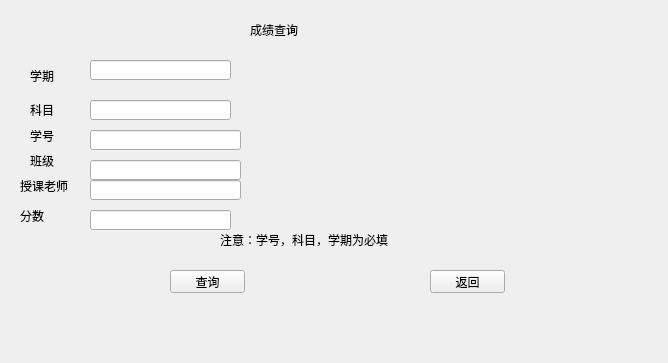
<?xml version="1.0" encoding="UTF-8"?>
<ui version="4.0">
 <class>findscore</class>
 <widget class="QWidget" name="findscore">
  <property name="geometry">
   <rect>
    <x>0</x>
    <y>0</y>
    <width>668</width>
    <height>363</height>
   </rect>
  </property>
  <property name="windowTitle">
   <string>Form</string>
  </property>
  <property name="styleSheet">
   <string notr="true">font: 20pt &quot;Arial&quot;;</string>
  </property>
  <widget class="QLabel" name="label">
   <property name="geometry">
    <rect>
     <x>250</x>
     <y>20</y>
     <width>101</width>
     <height>20</height>
    </rect>
   </property>
   <property name="styleSheet">
    <string notr="true">font: 14pt &quot;Arial&quot;;</string>
   </property>
   <property name="text">
    <string>成绩查询</string>
   </property>
  </widget>
  <widget class="QLabel" name="label_2">
   <property name="geometry">
    <rect>
     <x>30</x>
     <y>120</y>
     <width>61</width>
     <height>31</height>
    </rect>
   </property>
   <property name="styleSheet">
    <string notr="true">font: 9pt &quot;Arial&quot;;</string>
   </property>
   <property name="text">
    <string>学号</string>
   </property>
  </widget>
  <widget class="QLineEdit" name="lineEdit_findscore_id">
   <property name="geometry">
    <rect>
     <x>90</x>
     <y>130</y>
     <width>151</width>
     <height>20</height>
    </rect>
   </property>
   <property name="styleSheet">
    <string notr="true">font: 75 12pt &quot;Aharoni&quot;;</string>
   </property>
  </widget>
  <widget class="QLabel" name="label_3">
   <property name="geometry">
    <rect>
     <x>30</x>
     <y>150</y>
     <width>54</width>
     <height>21</height>
    </rect>
   </property>
   <property name="styleSheet">
    <string notr="true">font: 9pt &quot;Arial&quot;;</string>
   </property>
   <property name="text">
    <string>班级</string>
   </property>
  </widget>
  <widget class="QLineEdit" name="lineEdit_findscore_class">
   <property name="geometry">
    <rect>
     <x>90</x>
     <y>160</y>
     <width>151</width>
     <height>20</height>
    </rect>
   </property>
   <property name="styleSheet">
    <string notr="true">font: 9pt &quot;Arial&quot;;</string>
   </property>
  </widget>
  <widget class="QLabel" name="label_5">
   <property name="geometry">
    <rect>
     <x>30</x>
     <y>100</y>
     <width>54</width>
     <height>20</height>
    </rect>
   </property>
   <property name="styleSheet">
    <string notr="true">font: 9pt &quot;Arial&quot;;</string>
   </property>
   <property name="text">
    <string>科目</string>
   </property>
  </widget>
  <widget class="QLabel" name="label_6">
   <property name="geometry">
    <rect>
     <x>30</x>
     <y>60</y>
     <width>54</width>
     <height>31</height>
    </rect>
   </property>
   <property name="styleSheet">
    <string notr="true">font: 9pt &quot;Arial&quot;;</string>
   </property>
   <property name="text">
    <string>学期</string>
   </property>
  </widget>
  <widget class="QLabel" name="label_7">
   <property name="geometry">
    <rect>
     <x>20</x>
     <y>200</y>
     <width>61</width>
     <height>31</height>
    </rect>
   </property>
   <property name="styleSheet">
    <string notr="true">font: 9pt &quot;Arial&quot;;</string>
   </property>
   <property name="text">
    <string>分数</string>
   </property>
  </widget>
  <widget class="QLineEdit" name="lineEdit_findscore_teacher">
   <property name="geometry">
    <rect>
     <x>90</x>
     <y>180</y>
     <width>151</width>
     <height>20</height>
    </rect>
   </property>
   <property name="styleSheet">
    <string notr="true">font: 9pt &quot;Arial&quot;;</string>
   </property>
  </widget>
  <widget class="QLineEdit" name="lineEdit_findscore_object">
   <property name="geometry">
    <rect>
     <x>90</x>
     <y>100</y>
     <width>141</width>
     <height>20</height>
    </rect>
   </property>
   <property name="styleSheet">
    <string notr="true">font: 9pt &quot;Arial&quot;;</string>
   </property>
  </widget>
  <widget class="QLineEdit" name="lineEdit_findscore_time">
   <property name="geometry">
    <rect>
     <x>90</x>
     <y>60</y>
     <width>141</width>
     <height>20</height>
    </rect>
   </property>
   <property name="styleSheet">
    <string notr="true">font: 9pt &quot;Arial&quot;;</string>
   </property>
  </widget>
  <widget class="QLineEdit" name="lineEdit_findscore_score">
   <property name="geometry">
    <rect>
     <x>90</x>
     <y>210</y>
     <width>141</width>
     <height>20</height>
    </rect>
   </property>
   <property name="styleSheet">
    <string notr="true">font: 9pt &quot;Arial&quot;;</string>
   </property>
  </widget>
  <widget class="QLabel" name="label_4">
   <property name="geometry">
    <rect>
     <x>20</x>
     <y>170</y>
     <width>61</width>
     <height>31</height>
    </rect>
   </property>
   <property name="styleSheet">
    <string notr="true">font: 9pt &quot;Arial&quot;;</string>
   </property>
   <property name="text">
    <string>授课老师</string>
   </property>
  </widget>
  <widget class="QPushButton" name="findscoreButton">
   <property name="geometry">
    <rect>
     <x>170</x>
     <y>270</y>
     <width>75</width>
     <height>23</height>
    </rect>
   </property>
   <property name="styleSheet">
    <string notr="true">font: 9pt &quot;Arial&quot;;</string>
   </property>
   <property name="text">
    <string>查询</string>
   </property>
  </widget>
  <widget class="QPushButton" name="pushButton_findcore_back">
   <property name="geometry">
    <rect>
     <x>430</x>
     <y>270</y>
     <width>75</width>
     <height>23</height>
    </rect>
   </property>
   <property name="styleSheet">
    <string notr="true">font: 9pt &quot;Arial&quot;;</string>
   </property>
   <property name="text">
    <string>返回</string>
   </property>
  </widget>
  <widget class="QLabel" name="label_8">
   <property name="geometry">
    <rect>
     <x>220</x>
     <y>230</y>
     <width>261</width>
     <height>20</height>
    </rect>
   </property>
   <property name="styleSheet">
    <string notr="true">font: 9pt &quot;Arial&quot;;</string>
   </property>
   <property name="text">
    <string>注意：学号，科目，学期为必填</string>
   </property>
  </widget>
 </widget>
 <resources/>
 <connections/>
</ui>
